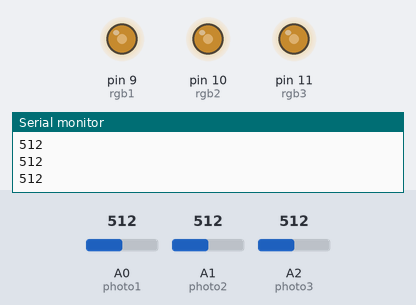
A sketch run on a simulated Arduino Uno, built with avr-gcc and run on an emulated ATmega328P. Shown: output pins drawn as LEDs (lit = HIGH), the last lines printed to the serial monitor. The test bench sets the inputs (shaded band); at power-on: A0 (photo1) = 512, A2 (photo3) = 512, A1 (photo2) = 512.

Above: at 1.2 s.
1.3 s: A0 (photo1) set to 716
At 2.5 s:
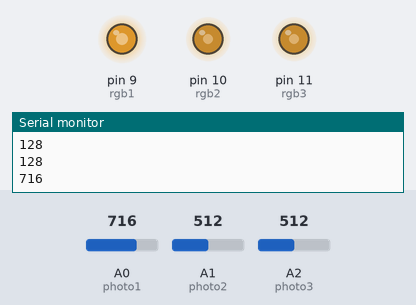
2.8 s: A2 (photo3) set to 716
At 3.7 s:
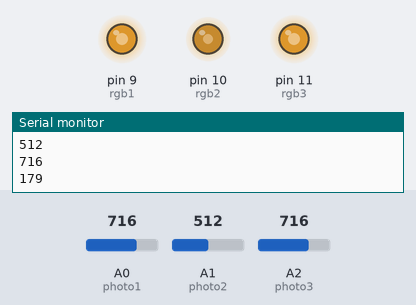
4.3 s: A1 (photo2) set to 900
At 4.7 s:
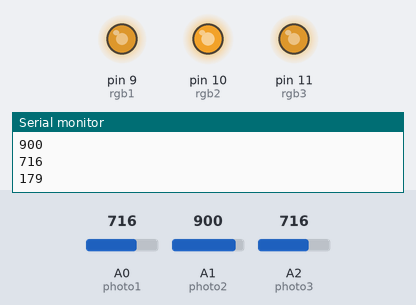
5.8 s: A0 (photo1) set to 900
At 6.9 s:
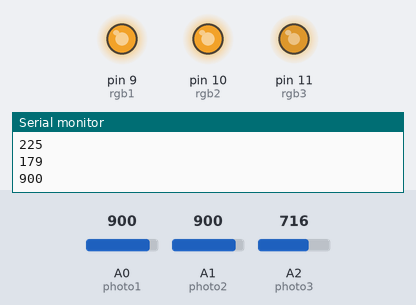
7.3 s: A2 (photo3) set to 511
At 8.0 s:
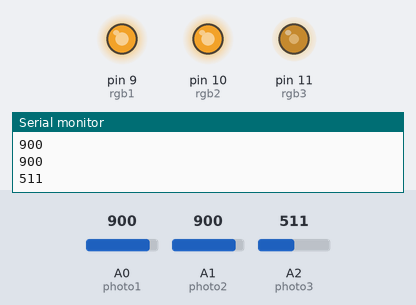
8.8 s: A1 (photo2) set to 716
At 10.2 s:
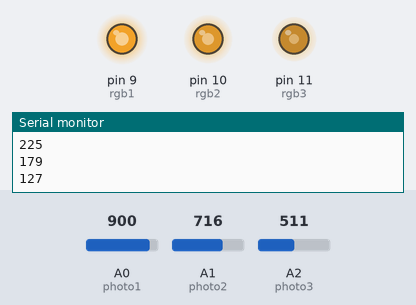
Timing chart, 0 to 11.3 s (numbered marks = the images above; inputs shaded):
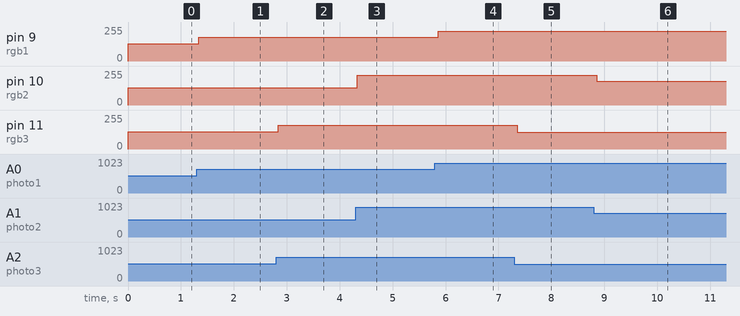

Measured:
- after the input at 1.3 s, pin 9 (rgb1): 128/255 → 179/255 at once
- after the input at 2.8 s, pin 11 (rgb3): 128/255 → 179/255 at once
- after the input at 4.3 s, pin 10 (rgb2): 128/255 → 225/255 at once
- after the input at 5.8 s, pin 9 (rgb1): 179/255 → 225/255 after 0.06 s
- after the input at 7.3 s, pin 11 (rgb3): 179/255 → 127/255 after 0.06 s
- after the input at 8.8 s, pin 10 (rgb2): 225/255 → 179/255 after 0.06 s

The sketch:

color_mixing_lamp.ino
```cpp
// C++ code
//
int photo1 = A0;
int photo2 = A1;
int photo3 = A2;
int rgb1 = 9;
int rgb2 = 10;
int rgb3 = 11;
void setup()
{
  pinMode(photo1, INPUT);
  pinMode(photo2, INPUT);
  pinMode(photo3, INPUT);
  Serial.begin(9600);
  pinMode(rgb1, OUTPUT);
  pinMode(rgb2, OUTPUT);
  pinMode(rgb3, OUTPUT);
}

void loop()
{
  int photo1_signal = analogRead(photo1);
  int photo2_signal = analogRead(photo2);
  int photo3_signal = analogRead(photo3);
  Serial.println(photo1_signal);
  Serial.println(photo2_signal);
  Serial.println(photo3_signal);

  int red = (photo1_signal / 4);
  int blue = (photo2_signal / 4);
  int green = (photo3_signal / 4);

   Serial.println(red);
   Serial.println(blue);
   Serial.println(green);

   analogWrite(rgb1, red);
   analogWrite(rgb2, blue);
   analogWrite(rgb3, green);
}
```
